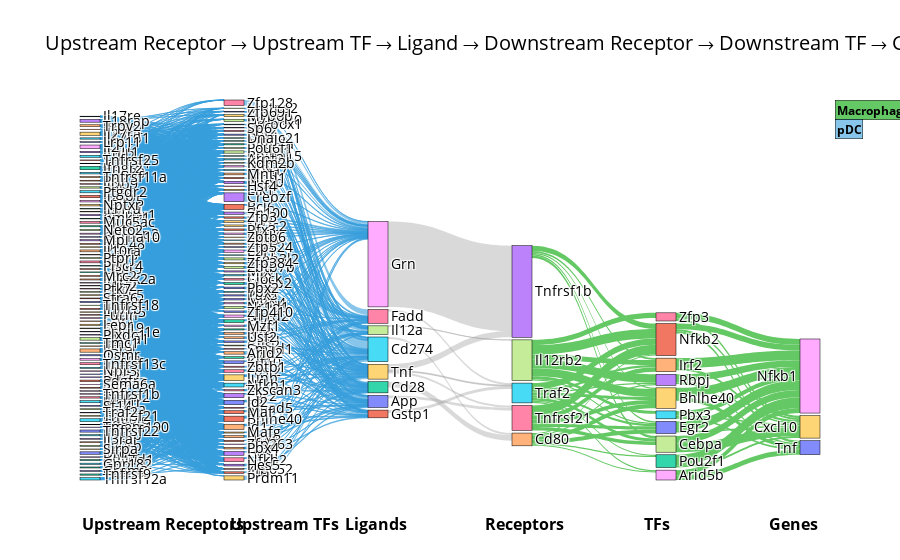

The code cell stored with this chart in its notebook:
### Markdown cell above
### 3. Full Intercellular Cascade (6 Layers)

Shows the complete regulatory cascade including:
1. **Before-Receptors**: Receptors in ligand-producing cells
2. **Before-TFs**: TFs that regulate ligand production
3. **Ligands**: Signaling molecules from other cell types
4. **Receptors**: Receptors in the focal cell type
5. **TFs**: Transcription factors in the focal cell type
6. **Target genes**: The seed genes of interest

```{note}
The 6-layer cascade requires connectivity across all layers. If layers become disconnected (e.g., `before_tf_ligand` has 0 rows), try increasing `before_top_n` or `top_ligand_n`.
```

### Code cell
recon.plot.sankey_paths.plot_intercell_sankey(
    multicell_obj=multicell,
    results=results,
    cell_type=focal_celltype,
    seeds=seed_genes,
    ligand_cells=celltypes,
    top_ligand_n=200,     # Number of top ligands
    top_receptor_n=50,    # Number of top receptors in focal cell
    top_tf_n=20,          # Number of top TFs in focal cell
    before_top_n=100,      # Number of top regulators in ligand-producing cells
    per_celltype=True,
    flow="upstream",
    save_path=None
)

### Figure 1 — Plotly figure (JSON) as saved in the notebook; plotly's stock layout.template omitted (floating-point values rounded to 4 significant figures; data arrays with more than 128 entries replaced by an {"elided": "..."} marker saying what was removed)
{"data": [{"link": {"color": {"elided": "3671 str values"}, "source": {"elided": "3671 int values"}, "target": {"elided": "3671 int values"}, "value": {"elided": "3671 float values"}}, "node": {"label": {"elided": "211 str values"}, "line": {"color": "black", "width": 0.5}, "pad": 15, "thickness": 20}, "orientation": "h", "type": "sankey"}], "layout": {"annotations": [{"align": "left", "bgcolor": "rgba(100,200,100,1)", "bordercolor": "black", "borderwidth": 0.5, "font": {"size": 12}, "showarrow": false, "text": "<b>Macrophage</b>", "x": 1.02, "xanchor": "left", "y": 1}, {"align": "left", "bgcolor": "rgba(55, 158, 221, 0.6)", "bordercolor": "black", "borderwidth": 0.5, "font": {"size": 12}, "showarrow": false, "text": "<b>pDC</b>", "x": 1.02, "xanchor": "left", "y": 0.95}, {"font": {"size": 16}, "showarrow": false, "text": "<b>Upstream Receptors</b>", "x": 0, "y": -0.15}, {"font": {"size": 16}, "showarrow": false, "text": "<b>Upstream TFs</b>", "x": 0.2, "y": -0.15}, {"font": {"size": 16}, "showarrow": false, "text": "<b>Ligands</b>", "x": 0.4, "y": -0.15}, {"font": {"size": 16}, "showarrow": false, "text": "<b>Receptors</b>", "x": 0.6, "y": -0.15}, {"font": {"size": 16}, "showarrow": false, "text": "<b>TFs</b>", "x": 0.8, "y": -0.15}, {"font": {"size": 16}, "showarrow": false, "text": "<b>Genes</b>", "x": 1, "y": -0.15}], "font": {"color": "black", "size": 14}, "title": {"text": "Upstream Receptor → Upstream TF → Ligand → Downstream Receptor → Downstream TF → Gene"}}}
